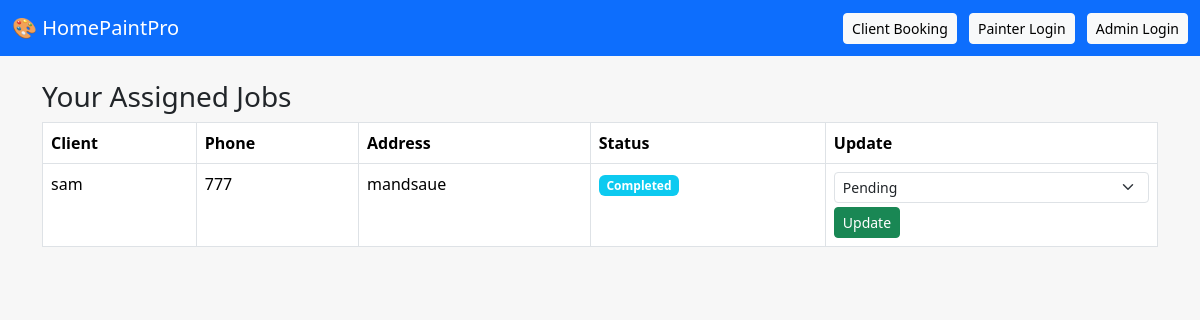
The app's page /painter/dashboard (signed in) with its own data.
### app.py (models this page shows)
class ClientBooking(db.Model):
    id = db.Column(db.Integer, primary_key=True)
    name = db.Column(db.String(100))
    phone = db.Column(db.String(20))
    address = db.Column(db.String(200))
    area_type = db.Column(db.String(50))
    room_size = db.Column(db.String(50))
    number_of_rooms = db.Column(db.String(20))
    surface_type = db.Column(db.String(50))
    wall_condition = db.Column(db.String(100))
    paint_type = db.Column(db.String(100))
    paint_brand = db.Column(db.String(50))
    paint_coats = db.Column(db.String(50))
    furniture_shift = db.Column(db.String(50))
    ceiling_paint = db.Column(db.String(50))
    paint_removal = db.Column(db.String(50))
    budget = db.Column(db.String(50))
    notes = db.Column(db.String(300))
    work_date = db.Column(db.String(50))
    service_type = db.Column(db.String(50))
    rate = db.Column(db.String(50))
    status = db.Column(db.String(50), default="Pending")
    created_at = db.Column(db.DateTime, default=datetime.now)
    painter_id = db.Column(db.Integer, db.ForeignKey('painter.id'))
    painter = db.relationship('Painter', backref='bookings')

### app.py (the view)
@app.route('/painter/dashboard')
def painter_dashboard():
    if "painter_id" not in session:
        return redirect(url_for('painter_login'))
    bookings = ClientBooking.query.filter_by(painter_id=session['painter_id']).all()
    return render_template('painter_dashboard.html', bookings=bookings)

### templates/painter_dashboard.html (shortened to what this page needs)
{% extends 'base.html' %}
{% block content %}
<h3>Your Assigned Jobs</h3>
<table class="table table-bordered">
    <thead>
        <tr>
            <th>Client</th>
            <th>Phone</th>
            <th>Address</th>
            <th>Status</th>
            <th>Update</th>
        </tr>
    </thead>
    <tbody>
        {% for b in bookings %}
        <tr>
            <td>{{ b.name }}</td>
            <td>{{ b.phone }}</td>
            <td>{{ b.address }}</td>
            <td>
                <span class="badge bg-info">{{ b.status }}</span>
            </td>
            <td>
                <form method="POST" action="/painter/update/{{ b.id }}">
                    <select name="status" class="form-select form-select-sm">
                        <option>Pending</option>
                    </select>
                    <button class="btn btn-success btn-sm mt-1">Update</button>
                </form>
            </td>
        </tr>
        {% endfor %}
    </tbody>
</table>
{% endblock %}

### templates/base.html (style rules this page uses)
body { background-color: #f7f7f7; }

### records on screen
ClientBooking: name "sam", phone "777", address "mandsaue", status "Completed"
